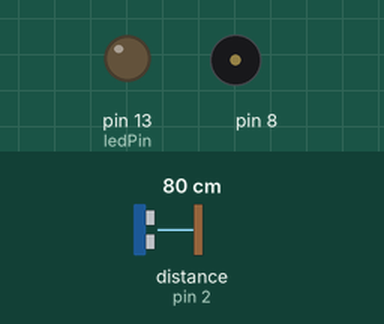
A sketch run on a simulated Arduino Uno, built with avr-gcc and run on an emulated ATmega328P. Parts: output pins drawn as LEDs (lit = HIGH), buzzer (waves = sounding). Wiring (inferred from the names in the program): range finder with pulse-width output: data pin 2. Inputs (shaded band) come from the test bench; at power-on: distance to the obstacle (sensor on pin 2) 80 cm.

Above: at 0.91 s.
At 23.56 s:
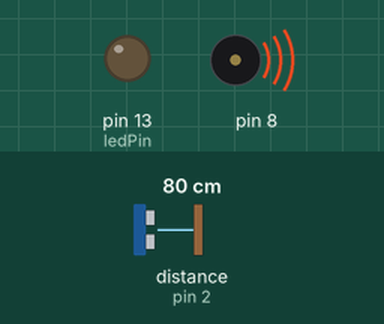
At 36.81 s:
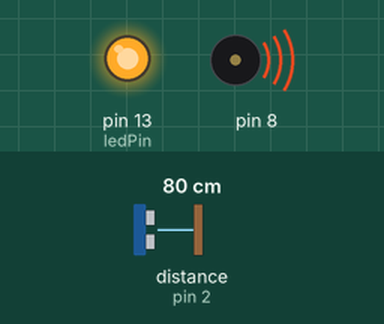
Timing chart, 0 to 38.4 s (numbered marks = the images above):
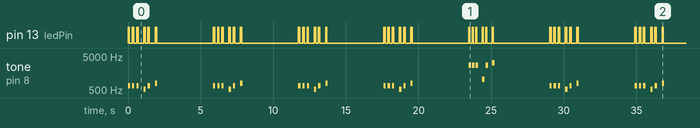

The sketch:

wk17-2.ino
```cpp
#include "pitches.h"

int melody2[] = {    //高音
  NOTE_E7,NOTE_E7,NOTE_E7,NOTE_C6,NOTE_E7,  NOTE_G7
};
int melody1[] = {
  NOTE_E5,NOTE_E5,NOTE_E5,NOTE_C5,NOTE_E5,  NOTE_G5
};

int noteDurations=150;
int buttonPin=2;
int ledPin=13;
boolean buttonState=LOW;
boolean State=HIGH;
long currenttime,previoustime;
bool check;

void setup() {
pinMode(buttonPin,INPUT);
pinMode(ledPin,OUTPUT);
digitalWrite(buttonPin,LOW);
attachInterrupt(0,int0,RISING);
}


void int0(){
State =!State;
}

void loop() {
  buttonState = digitalRead(buttonPin);
 if(State==HIGH){
    for (int thisNote = 0; thisNote < 6; thisNote++) {
      buttonState = digitalRead(buttonPin);
      attachInterrupt(0,int0,CHANGE);
      if (State == LOW){goto aa;}
        tone(8, melody1[thisNote], noteDurations);
        previoustime=millis();
        digitalWrite(ledPin,HIGH);
        check=false;
        while(!check){
          currenttime=millis();
          if(currenttime-previoustime>100){
            check=true;
            digitalWrite(ledPin,LOW);
          }
        }
        int pauseBetweenNotes = noteDurations * 1.30;
        if (thisNote==2||thisNote==4){
           delay(pauseBetweenNotes);
           delay(pauseBetweenNotes);
        }
        else if(thisNote==5){
           delay(pauseBetweenNotes*20);
        }
        else delay(pauseBetweenNotes);
        // stop the tone playing:
        noTone(8);
      }
 }
if(State==LOW){
      for (int thisNote = 0; thisNote < 6; thisNote++) {
        buttonState = digitalRead(buttonPin);
      attachInterrupt(0,int0,CHANGE);
      if (State == HIGH){goto aa;}
        tone(8, melody2[thisNote], noteDurations);
        previoustime=millis();
        digitalWrite(ledPin,HIGH);
        attachInterrupt(0,int0,CHANGE);
        check=false;
        while(!check){
          currenttime=millis();
          if(currenttime-previoustime>50){
            check=true;
            digitalWrite(ledPin,LOW);
          }
        }
        int pauseBetweenNotes = noteDurations * 1.30;
        if (thisNote==2||thisNote==4){
           delay(pauseBetweenNotes);
           delay(pauseBetweenNotes);
        }
        else if(thisNote==5){
           delay(pauseBetweenNotes*20);
        }
        else delay(pauseBetweenNotes);
        // stop the tone playing:
        noTone(8);
      }
    }
    aa:;
}
```

pitches.h
```cpp
/*************************************************
 * Public Constants
 *************************************************/

#define NOTE_B0  31
#define NOTE_C1  33
#define NOTE_CS1 35
#define NOTE_D1  37
#define NOTE_DS1 39
#define NOTE_E1  41
#define NOTE_F1  44
#define NOTE_FS1 46
#define NOTE_G1  49
#define NOTE_GS1 52
#define NOTE_A1  55
#define NOTE_AS1 58
#define NOTE_B1  62
#define NOTE_C2  65
#define NOTE_CS2 69
#define NOTE_D2  73
#define NOTE_DS2 78
#define NOTE_E2  82
#define NOTE_F2  87
#define NOTE_FS2 93
#define NOTE_G2  98
#define NOTE_GS2 104
#define NOTE_A2  110
#define NOTE_AS2 117
#define NOTE_B2  123
#define NOTE_C3  131
#define NOTE_CS3 139
#define NOTE_D3  147
#define NOTE_DS3 156
#define NOTE_E3  165
#define NOTE_F3  175
#define NOTE_FS3 185
#define NOTE_G3  196
#define NOTE_GS3 208
#define NOTE_A3  220
#define NOTE_AS3 233
#define NOTE_B3  247
#define NOTE_C4  262
#define NOTE_CS4 277
#define NOTE_D4  294
#define NOTE_DS4 311
#define NOTE_E4  330
#define NOTE_F4  349
#define NOTE_FS4 370
#define NOTE_G4  392
#define NOTE_GS4 415
#define NOTE_A4  440
#define NOTE_AS4 466
#define NOTE_B4  494
#define NOTE_C5  523
#define NOTE_CS5 554
#define NOTE_D5  587
#define NOTE_DS5 622
#define NOTE_E5  659
#define NOTE_F5  698
#define NOTE_FS5 740
#define NOTE_G5  784
#define NOTE_GS5 831
#define NOTE_A5  880
#define NOTE_AS5 932
#define NOTE_B5  988
#define NOTE_C6  1047
#define NOTE_CS6 1109
#define NOTE_D6  1175
#define NOTE_DS6 1245
#define NOTE_E6  1319
#define NOTE_F6  1397
#define NOTE_FS6 1480
#define NOTE_G6  1568
#define NOTE_GS6 1661
#define NOTE_A6  1760
#define NOTE_AS6 1865
#define NOTE_B6  1976
#define NOTE_C7  2093
#define NOTE_CS7 2217
#define NOTE_D7  2349
#define NOTE_DS7 2489
#define NOTE_E7  2637
#define NOTE_F7  2794
#define NOTE_FS7 2960
#define NOTE_G7  3136
#define NOTE_GS7 3322
#define NOTE_A7  3520
#define NOTE_AS7 3729
#define NOTE_B7  3951
#define NOTE_C8  4186
#define NOTE_CS8 4435
#define NOTE_D8  4699
#define NOTE_DS8 4978
```

Measured:
- by itself, pin 13 (ledPin): moves between LOW and HIGH, repeating every 11.6 s
- by itself, tone on pin 8: plays 659 Hz for 0.15 s, 659 Hz for 0.15 s, 659 Hz for 0.15 s, 523 Hz for 0.15 s, 659 Hz for 0.15 s, 784 Hz for 0.15 s … (42 notes in this stretch)
